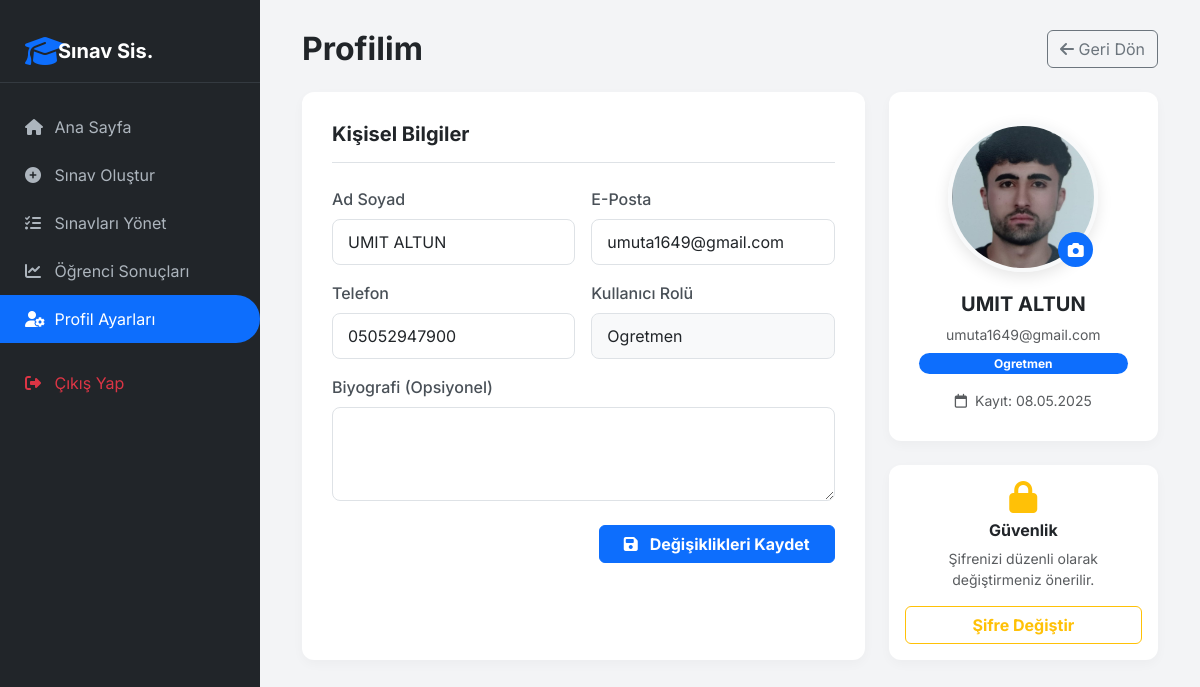
/profile_manage.php (signed in), run on the app's committed database.
### tables this page shows
CREATE TABLE `users` (
  `id` int(11) NOT NULL,
  `name` varchar(100) DEFAULT NULL,
  `username` varchar(50) DEFAULT NULL,
  `email` varchar(100) DEFAULT NULL,
  `phone` varchar(20) DEFAULT NULL,
  `bio` text DEFAULT NULL,
  `password` varchar(255) DEFAULT NULL,
  `role` enum('ogrenci','ogretmen') DEFAULT 'ogrenci',
  `created_at` timestamp NOT NULL DEFAULT current_timestamp(),
  `profile_picture` varchar(255) DEFAULT NULL
);

### profile_manage.php (the view, shortened to what this page needs)
<?php
require 'db.php';
$user_id = $_SESSION['user']['id'];
$stmt = $pdo->prepare("SELECT * FROM users WHERE id = ?");
$stmt->execute([$user_id]);
$user = $stmt->fetch(PDO::FETCH_ASSOC);
$profil_resmi = !empty($user['profile_picture']) ? $user['profile_picture'] : 'uploads/default_student.png';
?>
<!DOCTYPE html>
<html lang="tr">
<head>
    <link href="https://cdn.jsdelivr.net/npm/bootstrap@5.3.3/dist/css/bootstrap.min.css" rel="stylesheet">
    <link rel="stylesheet" href="https://cdnjs.cloudflare.com/ajax/libs/font-awesome/6.4.0/css/all.min.css">
</head>
<body>
    <div class="sidebar">
        <div class="sidebar-header d-flex align-items-center">
            <i class="fa-solid fa-graduation-cap fa-2x me-2 text-primary"></i>
            <h5 class="m-0 fw-bold">Sınav Sis.</h5>
        </div>
        <a href="dashboard.php"><i class="fa-solid fa-house"></i> Ana Sayfa</a>
        <?php if($user['role'] === 'ogrenci'): ?>
            <a href="available_exams.php"><i class="fa-solid fa-pen-to-square"></i> Sınavlara Katıl</a>
            <a href="exam_history.php"><i class="fa-solid fa-clock-rotate-left"></i> Sonuçlarım</a>
        <?php else: ?>
            <a href="create_exam.php"><i class="fa-solid fa-plus-circle"></i> Sınav Oluştur</a>
            <a href="manage_exams.php"><i class="fa-solid fa-list-check"></i> Sınavları Yönet</a>
            <a href="student_results.php"><i class="fa-solid fa-chart-line"></i> Öğrenci Sonuçları</a>
        <?php endif; ?>
        <a href="profile_manage.php" class="active"><i class="fa-solid fa-user-gear"></i> Profil Ayarları</a>
        <a href="logout.php" class="text-danger mt-3"><i class="fa-solid fa-right-from-bracket"></i> Çıkış Yap</a>
    </div>
    <div class="main-content">
        <div class="container">
            <div class="d-flex justify-content-between align-items-center mb-4">
                <h2 class="fw-bold text-dark m-0">Profilim</h2>
                <a href="dashboard.php" class="btn btn-outline-secondary"><i class="fa-solid fa-arrow-left"></i> Geri Dön</a>
            </div>
            <div class="row">
                <div class="col-md-8">
                    <div class="card card-custom h-100">
                        <h5 class="fw-bold mb-4 border-bottom pb-3">Kişisel Bilgiler</h5>
                        <form method="POST" enctype="multipart/form-data">
                            <div class="row g-3">
                                <div class="col-md-6">
                                    <label class="form-label">Ad Soyad</label>
                                    <input type="text" name="name" class="form-control" value="<?= htmlspecialchars($user['name']) ?>" required>
                                </div>
                                <div class="col-md-6">
                                    <label class="form-label">E-Posta</label>
                                    <input type="email" name="email" class="form-control" value="<?= htmlspecialchars($user['email']) ?>" required>
                                </div>
                                <div class="col-md-6">
                                    <label class="form-label">Telefon</label>
                                    <input type="text" name="phone" class="form-control" value="<?= htmlspecialchars($user['phone']) ?>">
                                </div>
                                <div class="col-md-6">
                                    <label class="form-label">Kullanıcı Rolü</label>
                                    <input type="text" class="form-control bg-light" value="<?= ucfirst($user['role']) ?>" readonly>
                                </div>
                                <div class="col-12">
                                    <label class="form-label">Biyografi (Opsiyonel)</label>
                                    <textarea name="bio" class="form-control" rows="3"><?= htmlspecialchars($user['bio'] ?? '') ?></textarea>
                                </div>
                            </div>
                            <div class="mt-4 text-end">
                                <button type="submit" class="btn btn-primary px-4 fw-bold">
                                    <i class="fa-solid fa-save me-2"></i> Değişiklikleri Kaydet
                                </button>
                            </div>
                        </form>
                    </div>
                </div>
                <div class="col-md-4">
                    <div class="card card-custom text-center mb-4">
                        <div class="profile-img-container">
                            <img src="<?= $profil_resmi ?>" class="profile-img" id="profilePreview">
                            <label for="fileInput" class="upload-icon" title="Fotoğrafı Değiştir">
                                <i class="fa-solid fa-camera"></i>
                            </label>
                        </div>
                        <h5 class="fw-bold"><?= htmlspecialchars($user['name']) ?></h5>
                        <p class="text-muted small mb-2"><?= htmlspecialchars($user['email']) ?></p>
                        <span class="badge bg-primary rounded-pill px-3"><?= ucfirst($user['role']) ?></span>
                        <div class="mt-3 text-muted small">
                            <i class="fa-regular fa-calendar me-1"></i> Kayıt: <?= date('d.m.Y', strtotime($user['created_at'])) ?>
                        </div>
                    </div>
                    <div class="card card-custom text-center p-3">
                        <i class="fa-solid fa-lock fa-2x text-warning mb-2"></i>
                        <h6 class="fw-bold">Güvenlik</h6>
                        <p class="text-muted small mb-3">Şifrenizi düzenli olarak değiştirmeniz önerilir.</p>
                        <a href="change_password.php" class="btn btn-outline-warning w-100 fw-bold">Şifre Değiştir</a>
                    </div>
                </div>
            </div>
        </div>
    </div>
</body>
</html>

### profile_manage.php (style rules this page uses)
body { font-family: 'Inter', sans-serif; background-color: #f3f4f6; }
.sidebar { width: 260px; height: 100vh; background: #212529; color: #fff; position: fixed; top: 0; left: 0; padding-top: 20px; z-index: 1000; }
.sidebar-header { padding: 15px 25px; border-bottom: 1px solid #343a40; margin-bottom: 20px; }
.sidebar a { padding: 12px 25px; text-decoration: none; font-size: 16px; color: #adb5bd; display: block; transition: 0.2s; }
.sidebar a:hover, .sidebar a.active { color: #fff; background-color: #0d6efd; border-radius: 0 25px 25px 0; }
.sidebar i { width: 25px; }
.main-content { margin-left: 260px; padding: 30px; }
.card-custom { border: none; border-radius: 12px; background: #fff; box-shadow: 0 4px 12px rgba(0,0,0,0.03); padding: 30px; }
.profile-img-container { width: 150px; height: 150px; margin: 0 auto 20px; position: relative; }
.profile-img { width: 100%; height: 100%; object-fit: cover; border-radius: 50%; border: 4px solid #f8f9fa; box-shadow: 0 5px 15px rgba(0,0,0,0.1); }
.upload-icon { position: absolute; bottom: 5px; right: 5px; background: #0d6efd; color: white; width: 35px; height: 35px; border-radius: 50%; display: flex; align-items: center; justify-content: center; cursor: pointer; transition: 0.2s; }
.form-control { padding: 10px 15px; border-radius: 8px; }
.form-label { font-weight: 500; color: #495057; }

### data on the page
users: name "UMIT ALTUN", email "umuta1649@gmail.com", phone "05052947900", role "Ogretmen", profile_picture (picture), created_at "08.05.2025"
